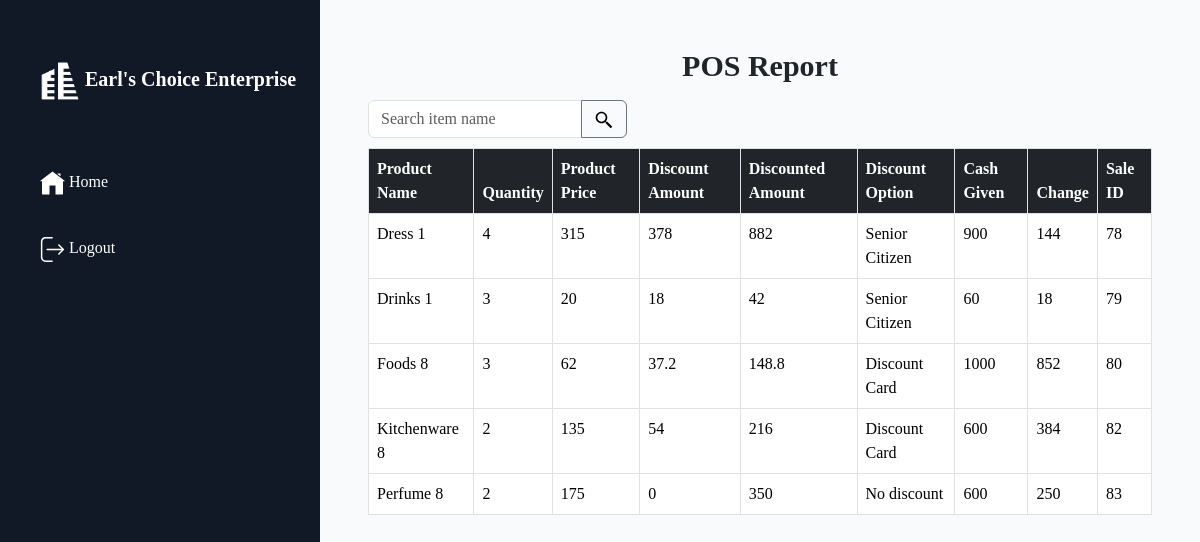
The app's page /pos_sales_report.php (signed in) with its own data.
### tables this page shows
CREATE TABLE `salestbl` (
  `cash_given` double NOT NULL,
  `customer_change` double NOT NULL,
  `discounted_amount` double NOT NULL,
  `discount_amount` double NOT NULL,
  `discount_option` varchar(255) NOT NULL,
  `item_type` varchar(255) NOT NULL,
  `id` int(11) NOT NULL,
  `employee_no` varchar(255) NOT NULL,
  `item_name` varchar(255) NOT NULL,
  `price` double NOT NULL,
  `quantity` int(11) NOT NULL,
  `total_discounted_amount` double NOT NULL,
  `total_discount_given` double NOT NULL,
  `total_quantity` int(11) NOT NULL
);

### pos_sales_report.php (the view, shortened to what this page needs)
<?php
$conn = OpenCon();
$sql = "SELECT * FROM `salestbl`;";
$result = $conn->query($sql);
?>
<!DOCTYPE html>
<html lang="en">
<head>
    <link href="https://cdn.jsdelivr.net/npm/bootstrap@5.3.1/dist/css/bootstrap.min.css" rel="stylesheet">
    <link rel="stylesheet" href="css/global.css">
</head>
<body>
    <div class="d-flex">
        <div class="vh-100 sticky-top " style="width: 320px; background-color:#111927">
            <nav class="navbar my-5 mx-4 px-3">
                <a class="navbar-brand text-white fw-bold" href="#">
                    <img src="images/logo.png" width="40" height="40" class="d-inline-block align-middle" alt="">
                    Earl's Choice Enterprise
                </a>
            </nav>
            <ul class="nav flex-column mb-auto mx-4">
                <li class="">
                    <a href="Admin_page.php" class="nav-link text-white mb-4">
                        Home
                    </a>
                </li>
                <li>
                    <a href="login_page.php" class="nav-link text-white  mb-4">
                        Logout
                    </a>
                </li>
            </ul>
        </div>
        <div class="flex-grow-1" style="background-color: #f9fafc;">
            <div class="px-5 my-5">
                <h1 class="d-flex justify-content-center m-2 fw-bold" style="font-size:30px;">POS Report</h1>
                <form action="" method="post" class="input-group mb-3 mt-3" style="height: 2rem; width:259px">
                    <input type="text" class="form-control" aria-describedby="button-addon2" placeholder="Search item name" name='search'>
                    <button class="btn btn-outline-secondary" type="submit" id="search_button"> </button>
                </form>
                <table class="table table-hover ">
                    <thead class="border">
                        <tr>
                            <th scope="col" class="border bg-dark text-white">Product Name</th>
                            <th scope="col" class="border bg-dark text-white">Quantity</th>
                            <th scope="col" class="border bg-dark text-white">Product Price</th>
                            <th scope="col" class="border bg-dark text-white">Discount Amount</th>
                            <th scope="col" class="border bg-dark text-white">Discounted Amount</th>
                            <th scope="col" class="border bg-dark text-white">Discount Option</th>
                            <th scope="col" class="border bg-dark text-white">Cash Given</th>
                            <th scope="col" class="border bg-dark text-white">Change</th>
                            <th scope="col" class="border bg-dark text-white">Sale ID</th>
                        </tr>
                    </thead>
                    <tbody>
                        <?php
                        if ($result) {
                            while ($item = $result->fetch_assoc()) {
                                echo "
                                <tr class='clickable-row' style='cursor: pointer' data-href='{$item['item_type']}.php?id={$item['id']}'>
                                    <td class='border'>$item[item_name]</td>
                                    <td class='border'>$item[quantity]</td>
                                    <td class='border'>$item[price]</td>
                                    <td class='border'>$item[discount_amount]</td>
                                    <td class='border'>$item[discounted_amount]</td>
                                    <td class='border'>$item[discount_option]</td>
                                    <td class='border'>$item[cash_given]</td>
                                    <td class='border'>$item[customer_change]</td>
                                    <td class='border'>$item[id]</td>
                                </tr>
                                ";
                            }
                        }
                        ?>
                    </tbody>
                </table>
            </div>
        </div>
    </div>
</body>
</html>

### css/global.css (style rules this page uses)
body { font-family: 'myFont'; }

### records on screen
salestbl: item_name "Dress 1", quantity "4", price "315", discount_amount "378", discounted_amount "882", discount_option "Senior Citizen", cash_given "900", customer_change "144", id "78"
salestbl: item_name "Drinks 1", quantity "3", price "20", discount_amount "18", discounted_amount "42", discount_option "Senior Citizen", cash_given "60", customer_change "18", id "79"
salestbl: item_name "Foods 8", quantity "3", price "62", discount_amount "37.2", discounted_amount "148.8", discount_option "Discount Card", cash_given "1000", customer_change "852", id "80"
salestbl: item_name "Kitchenware 8", quantity "2", price "135", discount_amount "54", discounted_amount "216", discount_option "Discount Card", cash_given "600", customer_change "384", id "82"
salestbl: item_name "Perfume 8", quantity "2", price "175", discount_amount "0", discounted_amount "350", discount_option "No discount", cash_given "600", customer_change "250", id "83"
